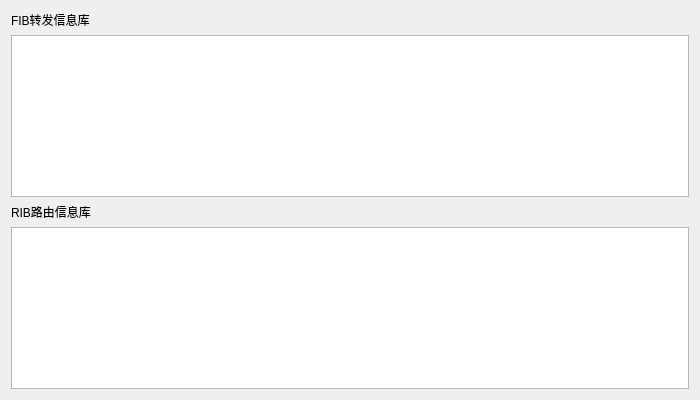
<?xml version="1.0" encoding="UTF-8"?>
<ui version="4.0">
 <class>RouteInformation</class>
 <widget class="QDialog" name="RouteInformation">
  <property name="geometry">
   <rect>
    <x>0</x>
    <y>0</y>
    <width>700</width>
    <height>400</height>
   </rect>
  </property>
  <property name="windowTitle">
   <string>RouteInformation</string>
  </property>
  <layout class="QVBoxLayout" name="verticalLayout">
   <item>
    <widget class="QLabel" name="label">
     <property name="text">
      <string>FIB转发信息库</string>
     </property>
    </widget>
   </item>
   <item>
    <widget class="QTableView" name="FIBTable">
     <attribute name="horizontalHeaderDefaultSectionSize">
      <number>180</number>
     </attribute>
    </widget>
   </item>
   <item>
    <widget class="QLabel" name="label_2">
     <property name="text">
      <string>RIB路由信息库</string>
     </property>
    </widget>
   </item>
   <item>
    <widget class="QTableView" name="RIBTable">
     <attribute name="horizontalHeaderDefaultSectionSize">
      <number>100</number>
     </attribute>
    </widget>
   </item>
  </layout>
 </widget>
 <layoutdefault spacing="6" margin="11"/>
 <resources/>
 <connections/>
</ui>
